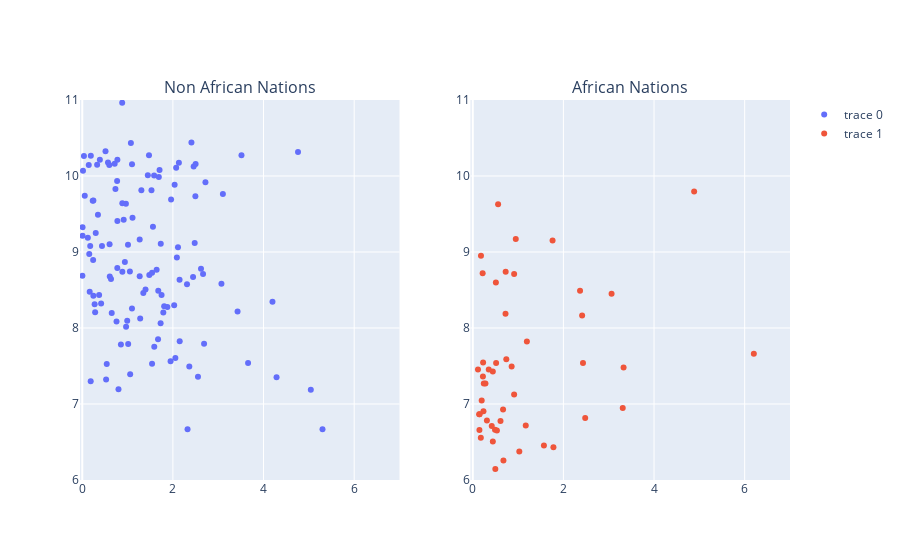

The notebook cell this image was saved under:
### Code cell
fig = make_subplots(1,2, subplot_titles=("Non African Nations", "African Nations"))
fig.add_trace(go.Scatter(x=df.rugged.loc[df.cont_africa==0], y=df.rgdppc_2000.loc[df.cont_africa==0], mode='markers'), row=1, col=1)
fig.add_trace(go.Scatter(x=df.rugged.loc[df.cont_africa==1], y=df.rgdppc_2000.loc[df.cont_africa==1], mode='markers'), row=1, col=2)

fig.update_layout(yaxis ={'range':[6, 11]}, yaxis2 ={'range':[6, 11]}, xaxis ={'range':[-.05, 7]}, xaxis2 ={'range':[-0.05, 7]})

fig
